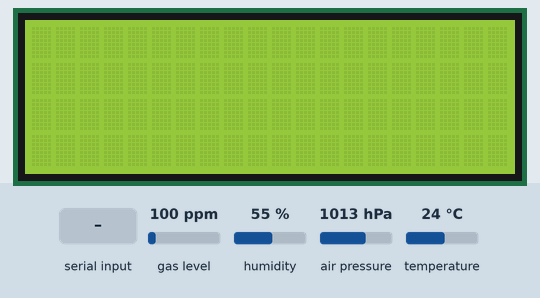
This sketch was run on a simulated Arduino Mega 2560, built with avr-gcc and run on an emulated ATmega2560. On the bench: 20×4 character LCD. Inputs (shaded band) come from the test bench; at power-on: humidity 55 %, temperature 24 °C, gas level 100 ppm, air pressure 1013 hPa. The local clock reads 2024-03-15 10:24:30 at power-on unless the sketch sets it; storage starts empty; what the sketch prints to the serial monitor is not drawn.

Above: at 2.2 s.
2.3 s: "30,150,10,200!" received over Serial
At 11.1 s:
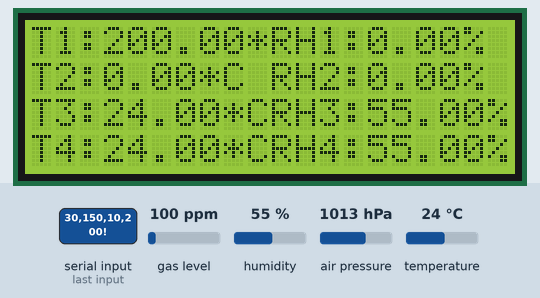
12.2 s: "90,45,200!" received over Serial
At 21.9 s:
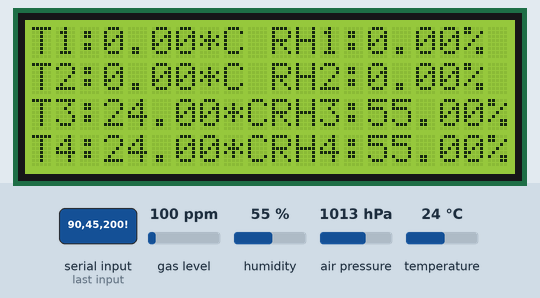
22.2 s: humidity set to 22 %
At 31.9 s:
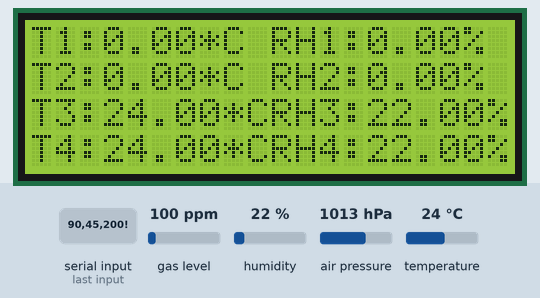
32.2 s: temperature set to 12 °C
At 41.9 s:
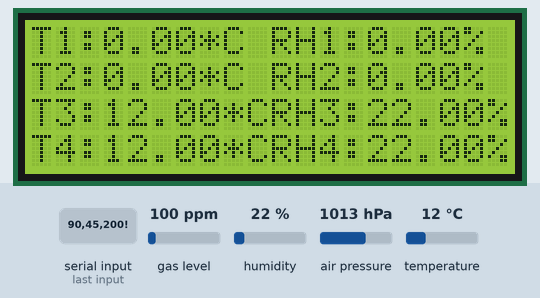
42.2 s: humidity set to 40 %
At 51.1 s:
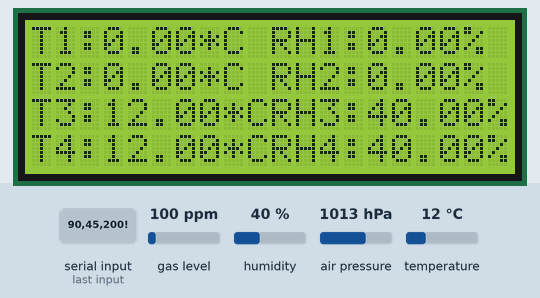
52.2 s: temperature set to 19 °C
At 62.2 s:
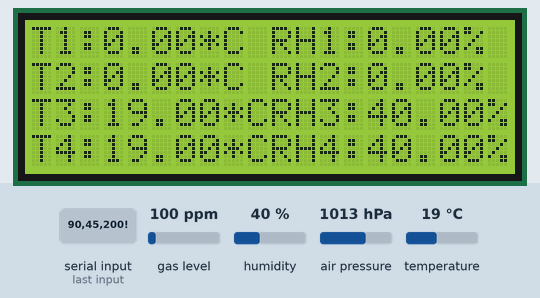
Timing chart, 0 to 63.2 s (numbered marks = the images above; inputs shaded):
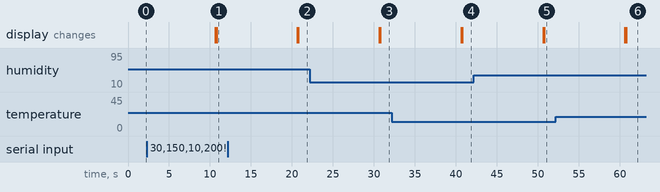

The sketch:

ARDUINO_MEGA.ino
```cpp
#include <Wire.h>
#include <SPI.h>
#include <RTClib.h>
#include <SoftwareSerial.h>
#include <Adafruit_Sensor.h>
#include "Adafruit_BME680.h"
#include <SD.h>
#include <LiquidCrystal_I2C.h>

LiquidCrystal_I2C lcd(0x27,20,4);  // set the LCD address to 0x27 for a 16 chars and 2 line display

#define SSpin 53  // SD card SS o CS pin
File archivo;     // File object of type File (SD)

// Address of BME680 sensors
Adafruit_BME680 bme3; // I2C
Adafruit_BME680 bme4; // I2C

// Serial communication is established with pin 5 (RX) and 6 (TX)
SoftwareSerial TTGO(5, 6);      //  RX, TX --- TTGO LoRa 32 0 Bluetooth

RTC_DS3231 rtc; // Create object of type RTC_DS3231

// Define a variable of type String (str)
String datos;

//términos para el funcionamiento de la comunicación serial
const int lonbuffer = 10;
char buffer[lonbuffer];

// Variables
float TEMPERATURA, temp1, temp2, temp3, temp4, HUMEDAD, hume1, hume2, hume3, hume4;

bool mostrar = false;

unsigned long tiempoAnterior;
int periodo = 10000;

void setup() {
  Serial.begin(9600);

  // Serial port initialization for serial communication
  TTGO.begin(9600);

    // initialize the lcd
  lcd.init();
  lcd.backlight();

    // SD card initialization
  Serial.println("Initializing card ...");
  if (!SD.begin(SSpin)) {
    Serial.println("Initialization failure !");
    return;
  }
  Serial.println("Successful initialization");

  while (!Serial);
  Serial.println(F("BME680 test"));
  if (!bme3.begin()) {
    Serial.println("Could not find a valid BME680 sensor 3, check wiring!");
  }
  if (!bme4.begin(0x76)) {
    Serial.println("Could not find a valid BME680 sensor 4, check wiring!");
  }

  // Initialization of the RCT DS3231
 if (! rtc.begin()) {
 Serial.println("RTC module not found !");
 while (1);
 }

  // Initialization of the sensors
  bme3.setTemperatureOversampling(BME680_OS_8X);
  bme3.setHumidityOversampling(BME680_OS_2X);
  bme4.setTemperatureOversampling(BME680_OS_8X);
  bme4.setHumidityOversampling(BME680_OS_2X);

  // Variable initialization
  TEMPERATURA = 0;
  HUMEDAD = 0;
  temp1 = 0;  // Temperature
  hume1 = 0;  // Humidity
  temp2 = 0;  // Temperature
  hume2 = 0;  // Humidity
  temp3 = 0;  // Temperature
  hume3 = 0;  // Humidity
  temp4 = 0;  // Temperature
  hume4 = 0;  // Humidity

  tiempoAnterior = millis();

 delay(1000);

}

void loop() {
DateTime fecha = rtc.now();

    if (Serial.available()>0) {

      Serial.readBytesUntil('!', buffer, lonbuffer);
      temp1 = Serial.parseFloat();

      Serial.readBytesUntil('#', buffer, lonbuffer);
      hume1 = Serial.parseFloat();

      Serial.readBytesUntil('$', buffer, lonbuffer);
      temp2 = Serial.parseFloat();

      Serial.readBytesUntil('%', buffer, lonbuffer);
      hume2 = Serial.parseFloat();
    }


  if ( (millis() - tiempoAnterior)>=periodo){
    tiempoAnterior = millis();
     //******** temperature sensor check *****

  if (! bme3.performReading()) {
    Serial.println("Failed to perform reading bme3 :(");
    return;
  }
  if (! bme4.performReading()) {
    Serial.println("Failed to perform reading bme4 :(");
    return;
  }

  temp3 = bme3.temperature;
  hume3 = bme3.humidity;
  temp4 = bme4.temperature;
  hume4 = bme4.humidity;

 // Strings for current date and time
  String fecha_actual = "" +String(fecha.day()) +"/" +String(fecha.month())+"/" +String(fecha.year());
  String hora_actual = "" +String(fecha.hour()) +":" +String(fecha.minute())+":" +String(fecha.second());

  TEMPERATURA = (temp1 + temp2 + temp3 + temp4)/4;
HUMEDAD = (hume1 + hume2 + hume3 + hume4)/4;

    // Serial monitor
  Serial.print("Date:");
  Serial.print(fecha_actual);
  Serial.print("  ");
  Serial.print("Time:");
  Serial.print(hora_actual);
  Serial.print("  ");
  Serial.print("Temperature 1: ");
  Serial.print(temp1);
  Serial.print("*C  ");
  Serial.print("Humidity 1: ");
  Serial.print(hume1);
  Serial.print("%  ");
  Serial.print("  ");
  Serial.print("Temperature 2: ");
  Serial.print(temp2);
  Serial.print("*C  ");
  Serial.print("Humidity 2: ");
  Serial.print(hume2);
  Serial.print("%  ");
  Serial.print("  ");
  Serial.print("Temperature 3: ");
  Serial.print(temp3);
  Serial.print("*C  ");
  Serial.print("Humidity 3: ");
  Serial.print(hume3);
  Serial.print("%  ");
  Serial.print("  ");
  Serial.print("Temperature 4: ");
  Serial.print(temp4);
  Serial.print("*C  ");
  Serial.print("Humidity 4: ");
  Serial.print(hume4);
  Serial.println("%  ");

  // lcd setup
  lcd.init();
  lcd.backlight();
  lcd.setCursor(0,0);
  lcd.print("Fecha:");
  lcd.setCursor(6,0);
  lcd.print(fecha_actual);
    lcd.setCursor(0,1);
  lcd.print("Hora:");
  lcd.setCursor(5,1);
  lcd.print(hora_actual);

  lcd.init();
  lcd.backlight();
  lcd.setCursor(0,0);
  lcd.print("T1: ");
  lcd.setCursor(3,0);
  lcd.print(temp1);
  lcd.print("*C");
  lcd.setCursor(10,0);
  lcd.print("RH1: ");
  lcd.setCursor(14,0);
  lcd.print(hume1);
  lcd.print("%");

  lcd.setCursor(0,1);
  lcd.print("T2: ");
  lcd.setCursor(3,1);
  lcd.print(temp2);
  lcd.print("*C");
  lcd.setCursor(10,1);
  lcd.print("RH2: ");
  lcd.setCursor(14,1);
  lcd.print(hume2);
  lcd.print("%");

  lcd.setCursor(0,2);
  lcd.print("T3: ");
  lcd.setCursor(3,2);
  lcd.print(temp3);
  lcd.print("*C");
  lcd.setCursor(10,2);
  lcd.print("RH3: ");
  lcd.setCursor(14,2);
  lcd.print(hume3);
  lcd.print("%");

  lcd.setCursor(0,3);
  lcd.print("T4: ");
  lcd.setCursor(3,3);
  lcd.print(temp4);
  lcd.print("*C");
  lcd.setCursor(10,3);
  lcd.print("RH4: ");
  lcd.setCursor(14,3);
  lcd.print(hume4);
  lcd.print("%");


   // Data backup
  archivo = SD.open("datos.txt", FILE_WRITE);
  if(archivo){
  archivo.print("Date:");
  archivo.print(",");
  archivo.print(fecha_actual);
  archivo.print(",");
  archivo.print("Time:");
  archivo.print(",");
  archivo.print(hora_actual);
  archivo.print(",");
  archivo.print("Temperature 1:");
  archivo.print(",");
  archivo.print(temp1);
  archivo.print(",");
  archivo.print("Humidity 1: ");
  archivo.print(",");
  archivo.print(hume1);
  archivo.print(",");
  archivo.print("Temperature 2:");
  archivo.print(",");
  archivo.print(temp2);
  archivo.print(",");
  archivo.print("Humidity 2: ");
  archivo.print(",");
  archivo.print(hume2);
  archivo.print(",");
  archivo.print("Temperature 3:");
  archivo.print(",");
  archivo.print(temp3);
  archivo.print(",");
  archivo.print("Humidity 3: ");
  archivo.print(",");
  archivo.print(hume3);
  archivo.print(",");
  archivo.print("Temperature 4:");
  archivo.print(",");
  archivo.print(temp4);
  archivo.print(",");
  archivo.print("Humidity 4: ");
  archivo.print(",");
  archivo.println(hume4);
  archivo.close();
  }


  // String to send data to the TTGO LoRa32 board
  datos = TTGO.println("!" +String(TEMPERATURA) +"#" +String(HUMEDAD));
  TTGO.print(datos);
  }
}
```

Measured:
- after the input at 2.3 s, the display: first differs from a run without the input after 8.5 s (image 1)
- after the input at 12.2 s, the display: first differs from a run without the input after 8.6 s (image 2)
- after the input at 22.2 s, the display: first differs from a run without the input after 8.6 s (image 3)
- after the input at 32.2 s, the display: first differs from a run without the input after 8.6 s (image 4)
- after the input at 42.2 s, the display: first differs from a run without the input after 8.6 s (image 5)
- after the input at 52.2 s, the display: first differs from a run without the input after 8.6 s (image 6)
